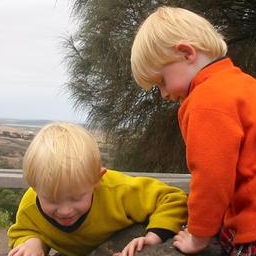
#> input picture sample_Images/twins.tif, 256 x 256 px
$ python 4_2_complements.py
#> lines starting #> are read from the running program, lines starting #| are printed output that depends on the picture
import skimage.util as ut
from skimage import io
import matplotlib.pyplot as plt
import numpy as np

fig = plt.figure()

co = io.imread('sample_Images/twins.tif')
#> co is the input picture: shape (256, 256, 3); mean R, G, B 157.9, 114.8, 84.3
inverted_img = ut.invert(co)
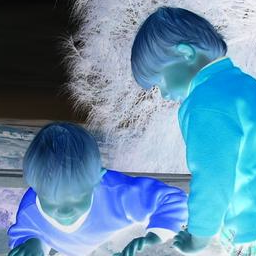
#> inverted_img: shape (256, 256, 3); mean R, G, B 97.1, 140.2, 170.7
a = fig.add_subplot(131)
a.title.set_text('original')

io.imshow(co)
a = fig.add_subplot(132)
a.title.set_text('complement<128')
ico = np.maximum(co, inverted_img) # complement<128
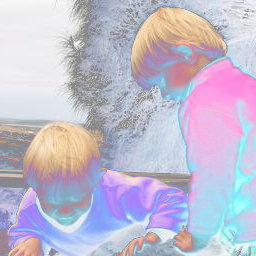
#> ico: shape (256, 256, 3); mean R, G, B 193.8, 188.9, 208.5
io.imshow(ico)

ico = np.minimum(co, inverted_img) # complement>128
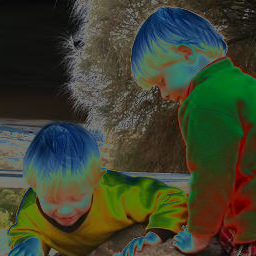
#> ico: shape (256, 256, 3); mean R, G, B 61.2, 66.1, 46.5
a = fig.add_subplot(133)
a.title.set_text('complement>128')
io.imshow(ico)

io.show()
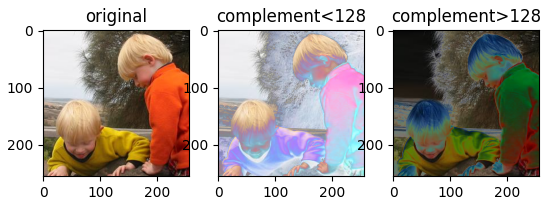
#> figure drawn by matplotlib, 3 panels

$ run again, with sample_Images/arch.tif copied over sample_Images/twins.tif
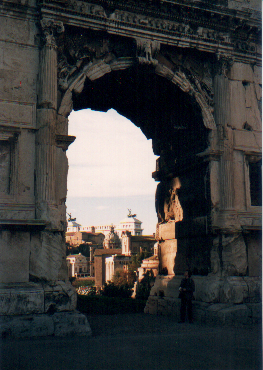
#> input picture sample_Images/arch.tif, 263 x 370 px
#> co is the input picture: shape (370, 263, 3); mean R, G, B 62.6, 62.6, 62.2
#> `inverted_img = ut.invert(co)`:
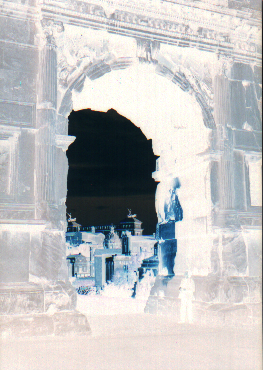
#> inverted_img: shape (370, 263, 3); mean R, G, B 192.4, 192.4, 192.8
#> `io.show()`:
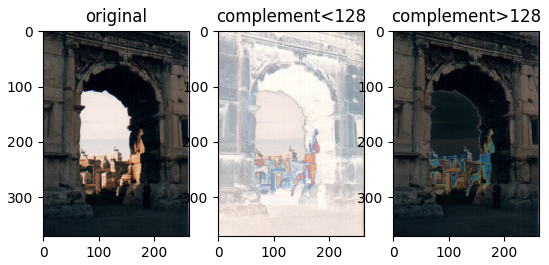
#> figure drawn by matplotlib, 3 panels

$ run again, with sample_Images/bacteria.tif copied over sample_Images/twins.tif
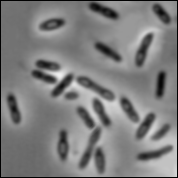
#> input picture sample_Images/bacteria.tif, 178 x 178 px
#> co is the input picture: shape (178, 178); min 0, max 239, mean 125.8
#> `ico = np.minimum(co, inverted_img)`:
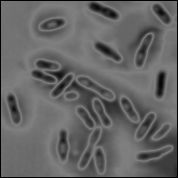
#> ico: shape (178, 178); min 0, max 127, mean 100.6
#> `io.show()`:
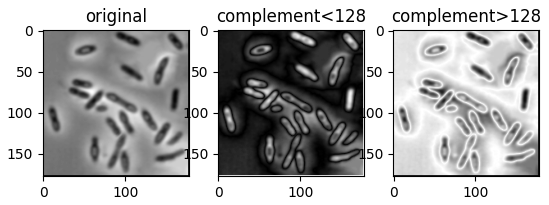
#> figure drawn by matplotlib, 3 panels

$ run again, with sample_Images/blocks.tif copied over sample_Images/twins.tif
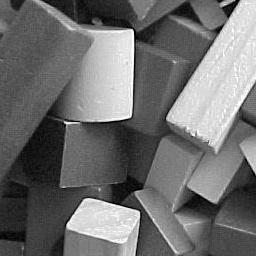
#> input picture sample_Images/blocks.tif, 256 x 256 px
#> co is the input picture: shape (256, 256); min 0, max 255, mean 110.3
#> `inverted_img = ut.invert(co)`:
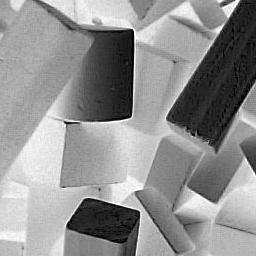
#> inverted_img: shape (256, 256); min 0, max 255, mean 144.7
#> `io.show()`:
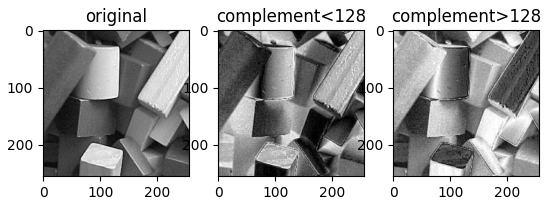
#> figure drawn by matplotlib, 3 panels
